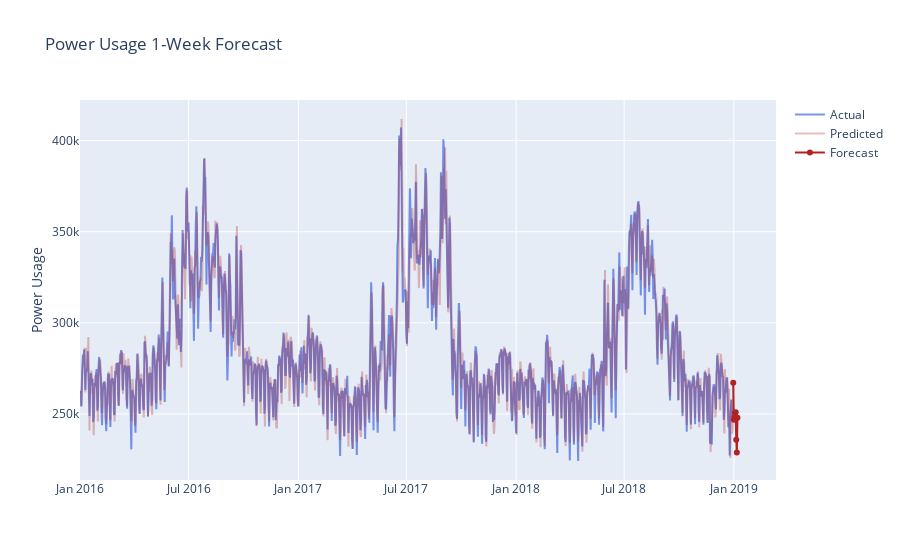

The cell this chart's notebook holds for it:
### Code cell
# Trevor

fig = go.Figure()
# Create and style traces
fig.add_trace(go.Scatter(x=times, y=pge_daily, name='Actual', opacity=0.7,
                         line=dict(color='royalblue', width=2)))

fig.add_trace(go.Scatter(x=times, y=predictions, name = 'Predicted', opacity=0.3,
                         line=dict(color='firebrick', width=2)))

fig.add_trace(go.Scatter(x=new_times, y=new_predictions, name='Forecast',
                         line=dict(color='firebrick', width=2)))

# fig.add_trace(go.Scatter(x=new_times, y=df_pge_2019_01_daily.PGE, name='Actual 2019',
#                          line=dict(color='green', width=2)))

fig.update_layout(title='Power Usage 1-Week Forecast',
                   yaxis_title='Power Usage')
fig.show()
fig.write_image("forecast.png")

### Figure 1 — Plotly figure (JSON) as saved in the notebook; plotly's stock layout.template omitted (floating-point values rounded to 4 significant figures; data arrays with more than 128 entries replaced by an {"elided": "..."} marker saying what was removed)
{"data": [{"line": {"color": "royalblue", "width": 2}, "name": "Actual", "opacity": 0.7, "type": "scatter", "x": {"elided": "1096 str values"}, "y": {"elided": "1096 float values"}}, {"line": {"color": "firebrick", "width": 2}, "name": "Predicted", "opacity": 0.3, "type": "scatter", "x": {"elided": "1096 str values"}, "y": {"elided": "1096 float values"}}, {"line": {"color": "firebrick", "width": 2}, "name": "Forecast", "type": "scatter", "x": ["2018-12-31T00:00:00", "2019-01-01T00:00:00", "2019-01-02T00:00:00", "2019-01-03T00:00:00", "2019-01-04T00:00:00", "2019-01-05T00:00:00", "2019-01-06T00:00:00", "2019-01-07T00:00:00"], "y": [267200.0, 246800.0, 248300.0, 250500.0, 251000.0, 235900.0, 228800.0, 247900.0]}], "layout": {"title": {"text": "Power Usage 1-Week Forecast"}, "yaxis": {"title": {"text": "Power Usage"}}}}
